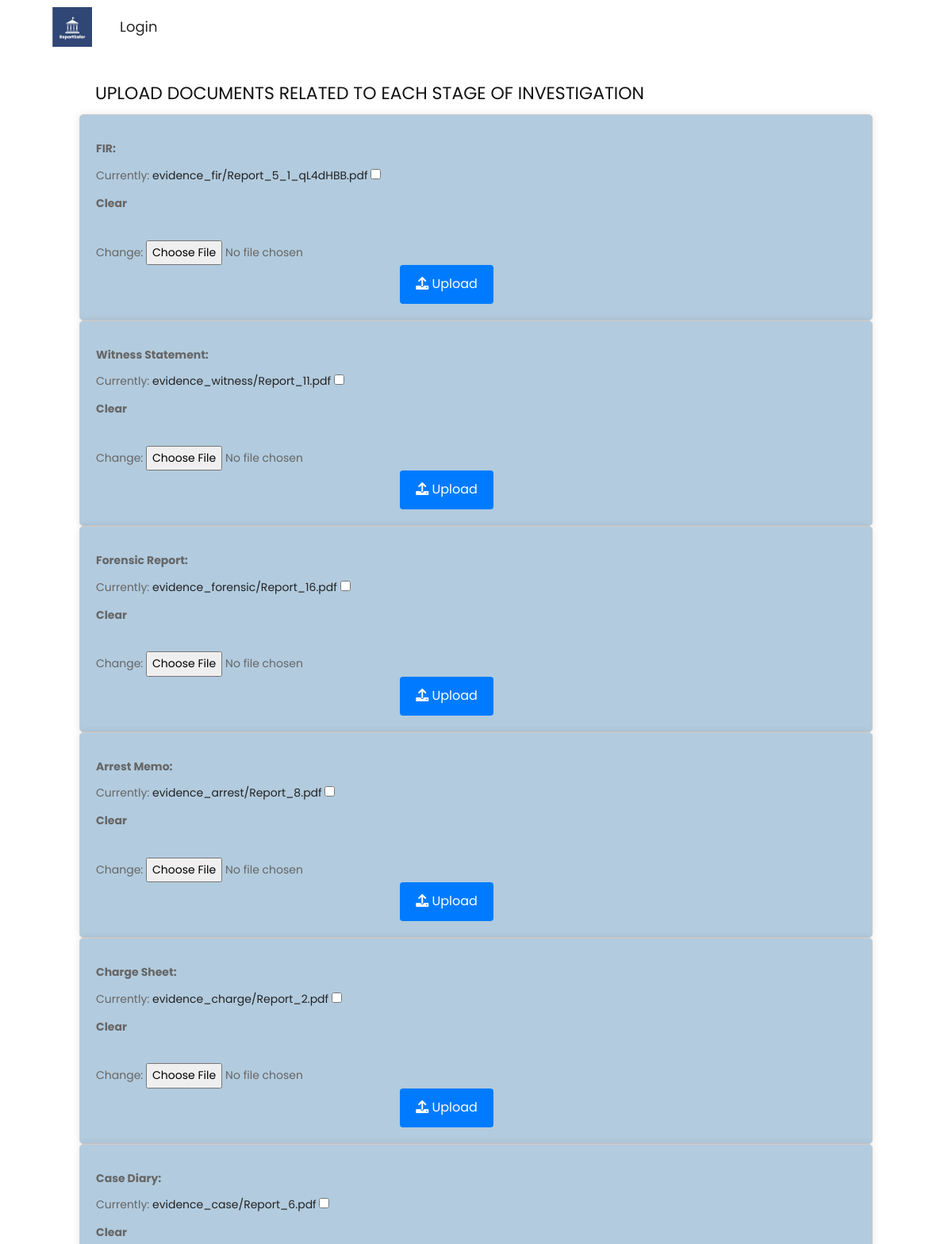
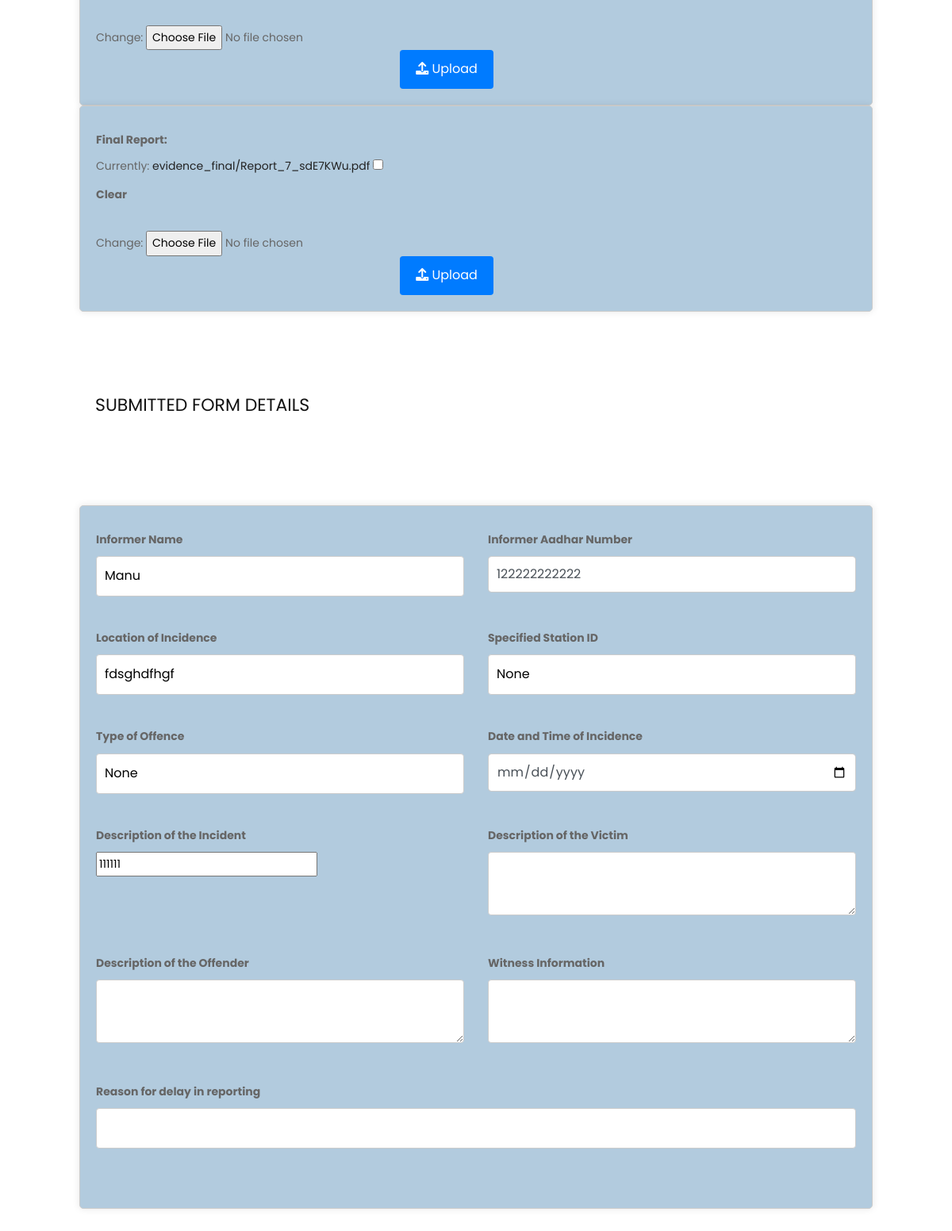
The page /view_crime/26 on the database its author committed (2 pictures, top to bottom).
### crimeapp/models.py (models this page shows, shortened)
class EvidenceCrimeReport(models.Model):
    crime_idnum = models.ForeignKey('CrimeReport', on_delete=models.CASCADE,null=True,blank=True)
    document_fir = models.FileField(upload_to='evidence_fir/',null=True,blank=True)
    document_witness = models.FileField(upload_to='evidence_witness/',null=True,blank=True)
    document_forensic = models.FileField(upload_to='evidence_forensic/',null=True,blank=True)
    document_arrest = models.FileField(upload_to='evidence_arrest/',null=True,blank=True)
    document_charge = models.FileField(upload_to='evidence_charge/',null=True,blank=True)
    document_case = models.FileField(upload_to='evidence_case/',null=True,blank=True)
    document_final = models.FileField(upload_to='evidence_final/',null=True,blank=True)

class CrimeReport(models.Model):
    reporter_name = models.CharField(max_length=100)
    reporter_location = models.CharField(max_length=100)
    spec_location = models.ForeignKey(SpecLoc, on_delete=models.SET_NULL, null=True, blank=True)
    off_type = models.CharField(max_length=100,null=True,blank=True)
    datetime = models.DateTimeField(null=True,blank=True)
    aadhaarno=models.CharField(max_length=12, default='')
    description = models.TextField()
    victimDescription = models.TextField(null=True,blank=True)
    witnessInformation = models.TextField(null=True,blank=True)
    offenderDescription = models.TextField(null=True,blank=True)
    delay = models.TextField(null=True,blank=True)
    list_user=models.ForeignKey(CustomUser,on_delete=models.CASCADE,null=True,blank=True)
    STATUS_CHOICES = (
        ('Crime Reported', 'Crime Reported'),
        ('Preliminary Investigation completed', 'Preliminary Investigation completed'),
        ('Inquiry and Investigation in progress', 'Inquiry and Investigation in progress'),
        ('Inquiry and Investigation completed', 'Inquiry and Investigation completed'),
        ('Arrest and Detention', 'Arrest and Detention'),
        ('Case Closure in progress', 'Case Closure in progress'),
        ('Case Closed', 'Case Closed'),
    )
    status = models.CharField(max_length=100, choices=STATUS_CHOICES, default='Crime Reported',null=True,blank=True)

### crimeapp/views.py (the view)
# urls.py: path('view_crime/<int:crime_id>',views.view_crime,name='view_crime'),
def view_crime(request, crime_id):
    try:
        task = CrimeReport.objects.get(id=crime_id)
        form = CrimeReportForm(request.POST or None, instance=task)
        try:
            evidence = EvidenceCrimeReport.objects.get(crime_idnum_id=crime_id)
            file_evidence = EvidenceCrimeForm(request.POST or None, instance=evidence)
            return render(request, 'view_crime.html', {'form': form, 'form_id': crime_id, 'form_status': task.status, 'file_evidence': file_evidence})
        except EvidenceCrimeReport.DoesNotExist:
            return render(request, 'view_crime.html', {'form': form, 'form_id': crime_id, 'form_status': task.status, 'file_evidence': None})
    except CrimeReport.DoesNotExist:
        task = DocReport.objects.get(id=crime_id)
        form = DocReportForm(request.POST or None, instance=task)
        return render(request, 'view_crime.html', {'form': form, 'form_id': crime_id})

### crimeapp/forms.py
class CrimeReportForm(forms.ModelForm):
    class Meta:
        model = CrimeReport
        fields = '__all__'
        exclude = ['status']

class EvidenceCrimeForm(forms.ModelForm):
    class Meta:
        model = EvidenceCrimeReport
        fields = ('document_fir', 'document_witness', 'document_forensic', 'document_arrest', 'document_charge', 'document_case', 'document_final')

### templates/view_crime.html (shortened to what this page needs)
{% load static %}
<!DOCTYPE html>
<html lang="en">
   <head>
      <link rel="stylesheet" type="text/css" href="{% static 'css/bootstrap.min.css' %}">
      <link rel="stylesheet" type="text/css" href="{% static 'css/style.css' %}">
      <link rel="stylesheet" href="{% static 'css/responsive.css' %}">
      <link rel="stylesheet" href="{% static 'css/jquery.mCustomScrollbar.min.css' %}">
      <link rel="stylesheet" href="https://netdna.bootstrapcdn.com/font-awesome/4.0.3/css/font-awesome.css">
      <link href="https://cdnjs.cloudflare.com/ajax/libs/owl-carousel/1.3.3/owl.carousel.css" rel="stylesheet" />
      <link rel="stylesheet" href="https://cdnjs.cloudflare.com/ajax/libs/font-awesome/6.0.0-beta3/css/all.min.css">
   </head>
   <body style='font-family:Poppins,sans-serif;'>
      <div class="header_section">
         <div class="container-fluid">
            <nav class="navbar navbar-expand-lg navbar-light bg-light fixed-top-navbar">
               <a class="logo" href="{% url 'law_index' %}"><img style="width:50px; margin-left:50px;" src="{% static 'images/logo2.jpg' %}"></a>
               <div class="collapse navbar-collapse" id="navbarSupportedContent">
                  <ul class="navbar-nav mr-auto">
                     {% if user.is_authenticated %}
                     <li class="nav-item active">
                        <a class="nav-link" href="{% url 'law_index' %}">Home</a>
                     </li>
                     {% comment %} <li class="nav-item">
                        <a class="nav-link" href="{% url 'about' %}">About Us</a>
                     </li>
                     <li class="nav-item">
                        <a class="nav-link" href="{% url 'general' %}">General Information</a>
                     </li> {% endcomment %}
                     <li class="nav-item">
                        <a class="nav-link" href="{% url 'laws' %}">Laws</a>
                     </li>
                     <li class="nav-item">
                      <a class="nav-link" href="{% url 'gallery' %}">Gallery</a>
                      </li>
                     <li class="nav-item">
                        <a class="nav-link" href="{% url 'contact' %}">Contacts</a>
                     </li>
                     <div class="navbar-nav ml-auto">
                        <div class="nav-item dropdown">
                            <a href="#" class="nav-link dropdown-toggle" id="acti" id- data-toggle="dropdown">Your Activity</a>
                            <div class="dropdown-menu">
                                <a href="{% url 'law_page' %}" class="dropdown-item">Manage Crime Status</a>
                            </div>
                        </div>
                    </div>
                     <li class="nav-item">
                     <a class="nav-link" href="{% url 'logout' %}">Logout</a><br>
                     </li>
                     <li class="nav-item">
                        <a class="nav-link" ><img style="width:30px;height:40px;" src= {% static "images/user.jpg" %}> {{ user.name }}</a>
                     {% else %}
                     <li class="nav-item">
                        <a class="nav-link" href="http://127.0.0.1:8000/law_login">Login</a>
                     </li>
                     {% endif %}
                  </ul>
               </div>
            </nav>
         </div>
      </div>
      <br><br>
    <br><br>
      <h2 style="margin-left:10%;">UPLOAD DOCUMENTS RELATED TO EACH STAGE OF INVESTIGATION</h2>
     <form action="{% url 'fir' %}" method="post" enctype="multipart/form-data">
        <label>FIR: </label>
        {{ file_evidence.document_fir }}
        <br>
        <button type="submit" id="charge-fir" name="charge-fir">
            <i class="fas fa-upload"></i> Upload
        </button>
    </form>
    <form action="{% url 'witness' %}" method="post" enctype="multipart/form-data">
        <label>Witness Statement: </label>
        {{ file_evidence.document_witness }}
        <br>
        <button type="submit" id="charge-wit" name="charge-wit">
            <i class="fas fa-upload"></i> Upload
        </button>
    </form>
    <form action="{% url 'forensic' %}" method="post" enctype="multipart/form-data">
        <label>Forensic Report: </label>
        {{ file_evidence.document_forensic }}
        <br>
        <button type="submit" id="charge-forensic" name="charge-forensic">
            <i class="fas fa-upload"></i> Upload
        </button>
    </form>
    <form action="{% url 'arrest' %}" method="post" enctype="multipart/form-data">
        <label>Arrest Memo: </label>
        {{ file_evidence.document_arrest }}
        <br>
        <button type="submit" id="charge-arrest" name="charge-arrest">
            <i class="fas fa-upload"></i> Upload
        </button>
    </form>
    <form action="{% url 'charge' %}" method="post" enctype="multipart/form-data">
        <label>Charge Sheet: </label>
        {{ file_evidence.document_charge }}
        <br>
        <button type="submit" id="charge-btn" name="charge-btn">
            <i class="fas fa-upload"></i> Upload
        </button>
    </form>
    <form action="{% url 'case' %}" method="post" enctype="multipart/form-data">
        <label>Case Diary: </label>
        {{ file_evidence.document_case }}
        <br>
        <button type="submit" id="charge-case" name="charge-case">
            <i class="fas fa-upload"></i> Upload
        </button>
    </form>
    <form action="{% url 'final' %}" method="post" enctype="multipart/form-data">
        <label>Final Report: </label>
        {{ file_evidence.document_final }}
        <br>
        <button type="submit" id="charge-final" name="charge-final">
            <i class="fas fa-upload"></i> Upload
        </button>
    </form>
      <br><br><br><br>
      <h2 style="margin-left:10%;">SUBMITTED FORM DETAILS</h2>
<form id="reportform" method="post" >
    <div class="row">
        <div class="col-md-6">
            <div class="form-group">
                <label for="reporter_name">Informer Name</label>
                <input type="text" id="reporter_name" value="{{form.reporter_name.value}}" name="reporter_name" readonly/>
            </div>
        </div>
        <div class="col-md-6">
            <div class="form-group">
                <label for="aadhaarno">Informer Aadhar Number</label>
                <input type="text" name="aadhaarno" id="adnumber" value="{{form.aadhaarno.value}}" class="form-control">
            </div>
        </div>
    </div>
      <div class="row">
        <div class="col-md-6">
            <div class="form-group">
                <label for="reporter_location">Location of Incidence</label>
                <input type="text" name="reporter_location" id="reporter_location" value="{{form.reporter_location.value}}">
            </div>
        </div>
        <div class="col-md-6">
            <div class="form-group">
                <label for="spec_station">Specified Station ID</label>
                <input type="text" id="spec_station" name="spec_station" value="{{form.spec_location.value}}" readonly/>
            </div>
        </div>
    </div>
    <div class="row">
        <div class="col-md-6">
            <div class="form-group">
                <label for="off_type">Type of Offence</label>
                    <input type="text" value="{{form.off_type.value}}">
            </div>
        </div>
        <div class="col-md-6">
            <div class="form-group">
                <label for="datetime">Date and Time of Incidence</label>
                <input type="date" id="datetime" name="datetime" value="{{form.datetime.value|date:"Y-m-d" }}" class="form-control" required>
            </div>
        </div>
    </div>
    <div class="row">
        <div class="col-md-6">
            <div class="form-group">
                <label for="description">Description of the Incident</label>
                <input id="description" name="description" value="{{form.description.value}}" >
            </div>
        </div>
        <div class="col-md-6">
            <div class="form-group">
                <label for="victimDescription">Description of the Victim</label>
                <textarea id="victimDescription" name="victimDescription" value="{{form.victimDescription.value}}"></textarea>
            </div>
        </div>
    </div>
    <div class="row">
        <div class="col-md-6">
            <div class="form-group">
                <label for="offenderDescription">Description of the Offender</label>
                <textarea id="offenderDescription" name="offenderDescription" value="{{form.offenderDescription.value}}"></textarea>
            </div>
        </div>
        <div class="col-md-6">
            <div class="form-group">
                <label for="witnessInformation">Witness Information</label>
                <textarea id="witnessInformation" name="witnessInformation" value="{{form.witnessInformation.value}}"></textarea>
            </div>
        </div>
    </div>
    <div class="form-group">
        <label for="delay">Reason for delay in reporting</label>
        <input type="text" id="delay" name="delay" value="{{form.delay.value}}">
    </div>
<br>
</form>
<br>
</body>
</html>

### static/css/style.css (style rules this page uses)
* { box-sizing: border-box !important; transition: ease all 0.5s; }
html { scroll-behavior: smooth; }
body { color: #666666; font-size: 14px; font-family: 'Poppins', sans-serif; line-height: 1.80857; font-weight: normal; overflow-x: hidden; background: #ffffff !important; }
a { color: #1f1f1f; text-decoration: none !important; outline: none !important; -webkit-transition: all .3s ease-in-out; -moz-transition: all .3s ease-in-out; -ms-transition: all .3s ease-in-out; -o-transition: all .3s ease-in-out; transition: all .3s ease-in-out; }
h1, h2, h3, h4, h5, h6 { letter-spacing: 0; font-weight: normal; position: relative; padding: 0 0 10px 0; font-weight: normal; line-height: normal; color: #111111; margin: 0 }
h2 { font-size: 22px }
*, *::after, *::before { -webkit-box-sizing: border-box; -moz-box-sizing: border-box; box-sizing: border-box; }
ul, li, ol { margin: 0px; padding: 0px; list-style: none; }
a { color: #222222; text-decoration: none; outline: none !important; }
a, .btn { text-decoration: none !important; outline: none !important; -webkit-transition: all .3s ease-in-out; -moz-transition: all .3s ease-in-out; -ms-transition: all .3s ease-in-out; -o-transition: all .3s ease-in-out; transition: all .3s ease-in-out; }
img { max-width: 100%; height: auto; }
button { border: 0; margin: 0; padding: 0; cursor: pointer; }
.bg-light { background-color: #ffffff !important; }
.logo { width: 9%; float: left; }
.navbar-light .navbar-nav .nav-link { color: #282828; font-size: 18px; }
.navbar-expand-lg .navbar-nav .nav-link { padding: 10px 30px; text-align: center; }
.fixed-top-navbar { position: fixed; top: 0; left: 0; right: 0; z-index: 1000; }

### static/css/icomoon.css (style rules this page uses)
body { background: #fff; }

### rows shown on the page
CrimeReport: reporter_name "Manu", aadhaarno "122222222222", reporter_location "fdsghdfhgf", description "111111"
